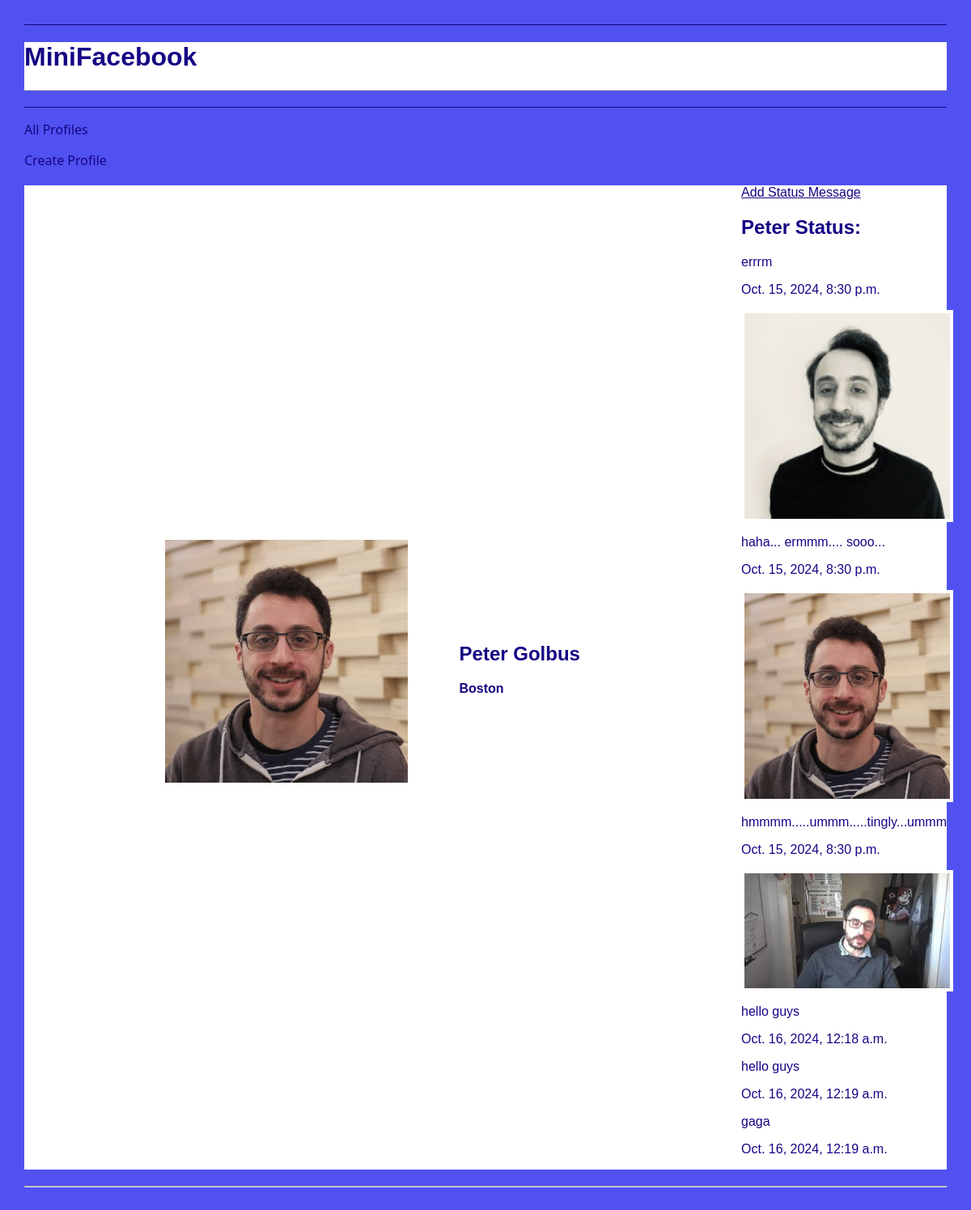
The app's page /mini_fb/profile/1/ with its own data.
### mini_fb/models.py (models this page shows, shortened)
class Profile(models.Model):
    first_name = models.TextField(blank=False)
    last_name = models.TextField(blank=False)
    city = models.TextField(blank=False)
    email = models.TextField(blank=False)
    image_file = models.ImageField(blank=True)
    def get_status_messages(self):
        message = StatusMessage.objects.filter(profile=self)
        return message

class StatusMessage(models.Model):
    timestamp = models.DateTimeField(auto_now=True)
    message = models.TextField(blank=False)
    profile = models.ForeignKey("Profile", on_delete=models.CASCADE)
    def get_images(self):
        return Image.objects.filter(status_message = self)

class Image(models.Model):
    image_file = models.ImageField(upload_to='images/')
    status_message = models.ForeignKey(StatusMessage, on_delete=models.CASCADE)
    timestamp = models.DateTimeField(default=timezone.now)

### mini_fb/views.py (the view)
# urls.py: path('profile/<int:pk>/', views.ShowProfilePageView.as_view(), name='show_profile'),
class ShowProfilePageView(DetailView):
    model = Profile
    template_name = 'mini_fb/show_profile.html'
    context_object_name = 'profile'
    '''pick profile '''
    def get_object(self):
        pk = self.kwargs.get('pk')
        print("pk is")
        print(pk)
        return Profile.objects.get(pk=pk)

### mini_fb/templates/mini_fb/show_profile.html
{% extends 'mini_fb/base.html' %}
{% block content %}
<main class="grid-container">
    <profile class="featured">
        {% if profile.image_file.url %}
        <img src="{{profile.image_file.url}}" alt="{{profile.image_file.url}}">
        {% endif %}
        <div>
            <h2>{{profile.first_name}} {{profile.last_name}}</h2>
            <strong>  {{profile.city}}</strong>
        </div>
    </profile>
    <div>
        <a href="{% url 'create_status' profile.pk %}" style="text-decoration: underline;">Add Status Message</a>
        <h2>{{profile.first_name}} Status:</h2>
        {% for s in profile.get_status_messages %}
        <profile>
            <div>
                <p>{{s.message}}</p>
                <p>{{s.timestamp}}</p>
                {% for img in s.get_images %}
                    <div>
                        <img src="{{img.image_file.url}}" alt="{{img.image_file.url}}">
                    </div>
                {%endfor%}
            </div>
        </profile>
        {%endfor%}
    </div>
</main>
{% endblock %}

### static/mini_fb.css (style rules this page uses)
body { margin: 30px; background: #5151f2; font-family:Verdana, Geneva, Tahoma, sans-serif; }
a:link, a:visited { text-decoration: none; color: #150484; text-decoration: none; display: inline-block; }
h1, h2, h3, h4, h5, h6 { font-family:Verdana, Geneva, Tahoma, sans-serif; color: #150484; }
strong { font-family:Verdana, Geneva, Tahoma, sans-serif; color: #150484; }
p { color: #150484; }
main { margin-top: 100px; margin: 20px auto; }
.grid-container { background: #fff; gap: 25px; margin: 20px auto; display: grid; grid-template-columns: repeat(5, 1fr); }
profile.featured { grid-column: span 4; display: grid; gap: 60px; grid-template-columns: 2fr 1fr; align-items: center; border-bottom: 1px #bbc7c7; padding-bottom: 40px; margin: 20px auto; }
profile img, profile.featured img { width: 100%; max-width: 300px; border: 4px solid #fff; }

### records on screen
Profile: image_file (picture), first_name "Peter", last_name "Golbus", city "Boston"
StatusMessage: message "errrm", timestamp "Oct. 15, 2024, 8:30 p.m."
Image: image_file (picture)
StatusMessage: message "haha... ermmm.... sooo...", timestamp "Oct. 15, 2024, 8:30 p.m."
Image: image_file (picture)
StatusMessage: message "hmmmm.....ummm.....tingly...ummm", timestamp "Oct. 15, 2024, 8:30 p.m."
Image: image_file (placeholder picture)
StatusMessage: message "hello guys", timestamp "Oct. 16, 2024, 12:18 a.m."
StatusMessage: message "hello guys", timestamp "Oct. 16, 2024, 12:19 a.m."
StatusMessage: message "gaga", timestamp "Oct. 16, 2024, 12:19 a.m."
